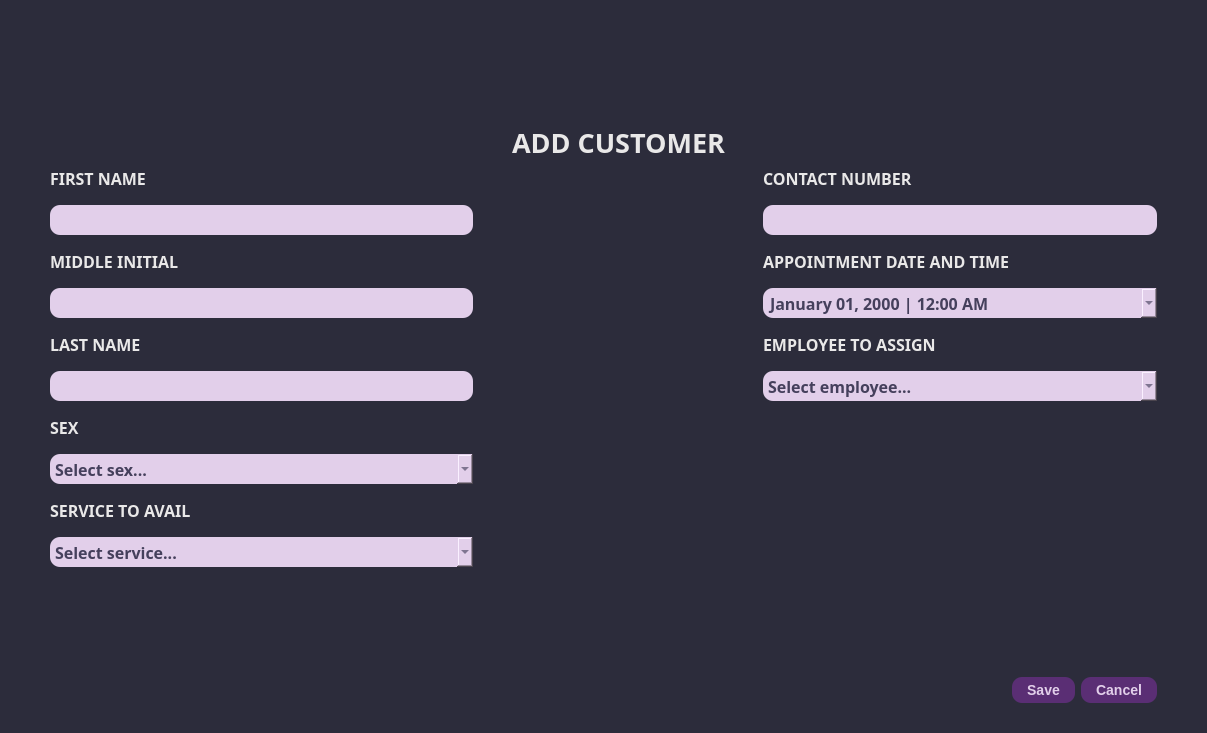
<?xml version="1.0" encoding="UTF-8"?>
<ui version="4.0">
 <class>Dialog</class>
 <widget class="QDialog" name="Dialog">
  <property name="windowModality">
   <enum>Qt::ApplicationModal</enum>
  </property>
  <property name="geometry">
   <rect>
    <x>0</x>
    <y>0</y>
    <width>1207</width>
    <height>733</height>
   </rect>
  </property>
  <property name="minimumSize">
   <size>
    <width>0</width>
    <height>0</height>
   </size>
  </property>
  <property name="maximumSize">
   <size>
    <width>16777215</width>
    <height>16777215</height>
   </size>
  </property>
  <property name="windowTitle">
   <string>Add Customer</string>
  </property>
  <property name="styleSheet">
   <string notr="true"/>
  </property>
  <layout class="QGridLayout" name="gridLayout_5">
   <property name="leftMargin">
    <number>0</number>
   </property>
   <property name="topMargin">
    <number>0</number>
   </property>
   <property name="rightMargin">
    <number>0</number>
   </property>
   <property name="bottomMargin">
    <number>0</number>
   </property>
   <item row="0" column="0">
    <widget class="QWidget" name="widget" native="true">
     <property name="sizePolicy">
      <sizepolicy hsizetype="Expanding" vsizetype="Preferred">
       <horstretch>0</horstretch>
       <verstretch>0</verstretch>
      </sizepolicy>
     </property>
     <property name="styleSheet">
      <string notr="true">QWidget{
	background-color: #2C2C3B;
}

QLabel{
	color: #E9E8E8;
}

QLineEdit, QComboBox, QDateTimeEdit{
	background-color: #E2CFEA;
	border: none;
	height: 30px;
	border-radius: 10px;
	color: #45405C;
	padding-left: 5px;
	padding-right: 5px;
}

QMenu{
	background-color: white;
}

   QMenu::item:selected {
                background-color: #555;
                color: white;
            }

QComboBox QAbstractItemView {
	background-color: #E2CFEA;
	color: #45405C;
}

QPushButton {
                background-color: #5A2E74;  /* Background color of the buttons */
                color: #E2CFEA;              /* Text color of the buttons */
                border: none;               /* Remove button border */
                border-radius: 10px;         /* Border radius of the buttons */
                padding: 5px 15px;          /* Padding inside the buttons */
                font-size: 14px;            /* Font size of the button text */
				font-weight: bold;
}

QPushButton:hover {
                background-color: #745288;  /* Background color on hover */
}
QPushButton:pressed {
                background-color: #6B4483;  /* Background color on press */
}</string>
     </property>
     <layout class="QGridLayout" name="gridLayout_2">
      <property name="leftMargin">
       <number>50</number>
      </property>
      <property name="topMargin">
       <number>20</number>
      </property>
      <property name="rightMargin">
       <number>50</number>
      </property>
      <property name="bottomMargin">
       <number>30</number>
      </property>
      <item row="3" column="0">
       <layout class="QHBoxLayout" name="horizontalLayout_2">
        <item>
         <spacer name="horizontalSpacer_11">
          <property name="orientation">
           <enum>Qt::Horizontal</enum>
          </property>
          <property name="sizeHint" stdset="0">
           <size>
            <width>848</width>
            <height>20</height>
           </size>
          </property>
         </spacer>
        </item>
        <item>
         <widget class="QPushButton" name="save_cus_button">
          <property name="cursor">
           <cursorShape>PointingHandCursor</cursorShape>
          </property>
          <property name="text">
           <string>Save</string>
          </property>
          <property name="icon">
           <iconset>
            <normaloff>../static/icons/save_button_light.svg</normaloff>../static/icons/save_button_light.svg</iconset>
          </property>
         </widget>
        </item>
        <item>
         <widget class="QPushButton" name="cancel_add_cus_button">
          <property name="cursor">
           <cursorShape>PointingHandCursor</cursorShape>
          </property>
          <property name="text">
           <string>Cancel</string>
          </property>
          <property name="icon">
           <iconset>
            <normaloff>../static/icons/cancel_button_light.svg</normaloff>../static/icons/cancel_button_light.svg</iconset>
          </property>
          <property name="checkable">
           <bool>true</bool>
          </property>
          <property name="checked">
           <bool>false</bool>
          </property>
         </widget>
        </item>
        <item>
         <layout class="QHBoxLayout" name="horizontalLayout">
          <property name="spacing">
           <number>0</number>
          </property>
         </layout>
        </item>
       </layout>
      </item>
      <item row="1" column="0">
       <layout class="QGridLayout" name="gridLayout">
        <item row="0" column="3" colspan="2">
         <spacer name="horizontalSpacer_9">
          <property name="orientation">
           <enum>Qt::Horizontal</enum>
          </property>
          <property name="sizeHint" stdset="0">
           <size>
            <width>430</width>
            <height>17</height>
           </size>
          </property>
         </spacer>
        </item>
        <item row="1" column="4">
         <layout class="QVBoxLayout" name="verticalLayout_16">
          <property name="spacing">
           <number>15</number>
          </property>
          <item>
           <layout class="QVBoxLayout" name="verticalLayout_5"/>
          </item>
          <item>
           <widget class="QLabel" name="label_7">
            <property name="font">
             <font>
              <family>JetBrains Mono</family>
              <pointsize>12</pointsize>
              <bold>true</bold>
             </font>
            </property>
            <property name="text">
             <string>CONTACT NUMBER</string>
            </property>
           </widget>
          </item>
          <item>
           <widget class="QLineEdit" name="cus_contact_number">
            <property name="font">
             <font>
              <family>JetBrains Mono</family>
              <pointsize>12</pointsize>
              <bold>true</bold>
             </font>
            </property>
            <property name="styleSheet">
             <string notr="true"/>
            </property>
            <property name="maxLength">
             <number>11</number>
            </property>
           </widget>
          </item>
          <item>
           <layout class="QVBoxLayout" name="verticalLayout_4">
            <property name="spacing">
             <number>15</number>
            </property>
            <item>
             <widget class="QLabel" name="label_6">
              <property name="font">
               <font>
                <family>JetBrains Mono</family>
                <pointsize>12</pointsize>
                <bold>true</bold>
               </font>
              </property>
              <property name="text">
               <string>APPOINTMENT DATE AND TIME</string>
              </property>
             </widget>
            </item>
            <item>
             <widget class="QDateTimeEdit" name="cus_app_date_time">
              <property name="font">
               <font>
                <family>JetBrains Mono</family>
                <pointsize>12</pointsize>
                <bold>true</bold>
               </font>
              </property>
              <property name="styleSheet">
               <string notr="true">            QDateEdit QAbstractItemView {
                selection-background-color: #6a9fb5;
                selection-color: white;
                background-color: #f0f0f0;
            }
            QCalendarWidget QWidget#qt_calendar_navigationbar {
                background-color: #45405C; /* Navigation bar background */
            }
            QCalendarWidget QToolButton {
                color: white;
                background-color: #45405C;
            }
            QCalendarWidget QMenu {
                color: white;
                background-color: #45405C;
            }

    	    QCalendarWidget QMenu::item:selected {
                background-color: #333;  /* Background color when an item is selected */
            }
         
            QCalendarWidget QSpinBox {

                color: white;
                background-color: #45405C;
                selection-background-color: #333;
                selection-color: white;
            }
            QCalendarWidget QSpinBox::up-button {
                subcontrol-origin: border;
                subcontrol-position: top right;

            }
            QCalendarWidget QSpinBox::down-button {
                subcontrol-origin: border;
                subcontrol-position: bottom right;

            }
            QCalendarWidget QAbstractItemView:enabled {

                color: black;
                background-color: #E2CFEA;
                selection-background-color: #45405C;
                selection-color: white;
            }</string>
              </property>
              <property name="displayFormat">
               <string>MMMM dd, yyyy | h:mm AP</string>
              </property>
              <property name="calendarPopup">
               <bool>true</bool>
              </property>
              <property name="timeSpec">
               <enum>Qt::LocalTime</enum>
              </property>
             </widget>
            </item>
           </layout>
          </item>
          <item>
           <widget class="QLabel" name="label_9">
            <property name="font">
             <font>
              <family>JetBrains Mono</family>
              <pointsize>12</pointsize>
              <bold>true</bold>
             </font>
            </property>
            <property name="text">
             <string>EMPLOYEE TO ASSIGN</string>
            </property>
           </widget>
          </item>
          <item>
           <widget class="QComboBox" name="cus_employee_assigned">
            <property name="font">
             <font>
              <family>JetBrains Mono</family>
              <pointsize>12</pointsize>
              <bold>true</bold>
             </font>
            </property>
            <property name="placeholderText">
             <string>Select employee...</string>
            </property>
           </widget>
          </item>
          <item>
           <spacer name="verticalSpacer_3">
            <property name="orientation">
             <enum>Qt::Vertical</enum>
            </property>
            <property name="sizeHint" stdset="0">
             <size>
              <width>20</width>
              <height>40</height>
             </size>
            </property>
           </spacer>
          </item>
         </layout>
        </item>
        <item row="0" column="2">
         <widget class="QLabel" name="label">
          <property name="font">
           <font>
            <family>JetBrains Mono</family>
            <pointsize>20</pointsize>
            <bold>true</bold>
           </font>
          </property>
          <property name="styleSheet">
           <string notr="true"/>
          </property>
          <property name="text">
           <string>ADD CUSTOMER</string>
          </property>
         </widget>
        </item>
        <item row="0" column="0" colspan="2">
         <spacer name="horizontalSpacer_8">
          <property name="orientation">
           <enum>Qt::Horizontal</enum>
          </property>
          <property name="sizeHint" stdset="0">
           <size>
            <width>459</width>
            <height>17</height>
           </size>
          </property>
         </spacer>
        </item>
        <item row="1" column="0">
         <layout class="QVBoxLayout" name="verticalLayout_15">
          <property name="spacing">
           <number>15</number>
          </property>
          <item>
           <layout class="QVBoxLayout" name="verticalLayout">
            <item>
             <widget class="QLabel" name="label_2">
              <property name="font">
               <font>
                <family>JetBrains Mono</family>
                <pointsize>12</pointsize>
                <bold>true</bold>
               </font>
              </property>
              <property name="text">
               <string>FIRST NAME</string>
              </property>
             </widget>
            </item>
            <item>
             <widget class="QLineEdit" name="cus_fname">
              <property name="font">
               <font>
                <family>JetBrains Mono</family>
                <pointsize>12</pointsize>
                <bold>true</bold>
               </font>
              </property>
              <property name="focusPolicy">
               <enum>Qt::StrongFocus</enum>
              </property>
              <property name="styleSheet">
               <string notr="true"/>
              </property>
             </widget>
            </item>
           </layout>
          </item>
          <item>
           <layout class="QVBoxLayout" name="verticalLayout_2">
            <item>
             <widget class="QLabel" name="label_5">
              <property name="font">
               <font>
                <family>JetBrains Mono</family>
                <pointsize>12</pointsize>
                <bold>true</bold>
               </font>
              </property>
              <property name="text">
               <string>MIDDLE INITIAL</string>
              </property>
             </widget>
            </item>
            <item>
             <widget class="QLineEdit" name="cus_minitial">
              <property name="font">
               <font>
                <family>JetBrains Mono</family>
                <pointsize>12</pointsize>
                <bold>true</bold>
               </font>
              </property>
              <property name="styleSheet">
               <string notr="true"/>
              </property>
              <property name="maxLength">
               <number>1</number>
              </property>
             </widget>
            </item>
           </layout>
          </item>
          <item>
           <layout class="QVBoxLayout" name="verticalLayout_3">
            <item>
             <widget class="QLabel" name="label_3">
              <property name="font">
               <font>
                <family>JetBrains Mono</family>
                <pointsize>12</pointsize>
                <bold>true</bold>
               </font>
              </property>
              <property name="text">
               <string>LAST NAME</string>
              </property>
             </widget>
            </item>
            <item>
             <widget class="QLineEdit" name="cus_lname">
              <property name="font">
               <font>
                <family>JetBrains Mono</family>
                <pointsize>12</pointsize>
                <bold>true</bold>
               </font>
              </property>
             </widget>
            </item>
           </layout>
          </item>
          <item>
           <layout class="QVBoxLayout" name="verticalLayout_7">
            <item>
             <widget class="QLabel" name="label_15">
              <property name="font">
               <font>
                <family>JetBrains Mono</family>
                <pointsize>12</pointsize>
                <bold>true</bold>
               </font>
              </property>
              <property name="text">
               <string>SEX</string>
              </property>
             </widget>
            </item>
            <item>
             <widget class="QComboBox" name="cus_sex">
              <property name="font">
               <font>
                <family>JetBrains Mono</family>
                <pointsize>12</pointsize>
                <bold>true</bold>
               </font>
              </property>
              <property name="placeholderText">
               <string>Select sex...</string>
              </property>
              <item>
               <property name="text">
                <string>Male</string>
               </property>
              </item>
              <item>
               <property name="text">
                <string>Female</string>
               </property>
              </item>
             </widget>
            </item>
            <item>
             <widget class="QLabel" name="label_4">
              <property name="font">
               <font>
                <family>JetBrains Mono</family>
                <pointsize>12</pointsize>
                <bold>true</bold>
               </font>
              </property>
              <property name="text">
               <string>SERVICE TO AVAIL</string>
              </property>
             </widget>
            </item>
            <item>
             <widget class="QComboBox" name="cus_service_availed">
              <property name="enabled">
               <bool>true</bool>
              </property>
              <property name="font">
               <font>
                <family>JetBrains Mono</family>
                <pointsize>12</pointsize>
                <bold>true</bold>
               </font>
              </property>
              <property name="maxCount">
               <number>2147483647</number>
              </property>
              <property name="sizeAdjustPolicy">
               <enum>QComboBox::AdjustToContents</enum>
              </property>
              <property name="placeholderText">
               <string>Select service...</string>
              </property>
             </widget>
            </item>
           </layout>
          </item>
         </layout>
        </item>
        <item row="1" column="1" colspan="3">
         <spacer name="horizontalSpacer">
          <property name="orientation">
           <enum>Qt::Horizontal</enum>
          </property>
          <property name="sizeHint" stdset="0">
           <size>
            <width>338</width>
            <height>20</height>
           </size>
          </property>
         </spacer>
        </item>
       </layout>
      </item>
      <item row="2" column="0">
       <spacer name="verticalSpacer">
        <property name="orientation">
         <enum>Qt::Vertical</enum>
        </property>
        <property name="sizeHint" stdset="0">
         <size>
          <width>20</width>
          <height>40</height>
         </size>
        </property>
       </spacer>
      </item>
      <item row="0" column="0">
       <spacer name="verticalSpacer_2">
        <property name="orientation">
         <enum>Qt::Vertical</enum>
        </property>
        <property name="sizeHint" stdset="0">
         <size>
          <width>20</width>
          <height>40</height>
         </size>
        </property>
       </spacer>
      </item>
     </layout>
    </widget>
   </item>
  </layout>
 </widget>
 <resources/>
 <connections/>
</ui>
